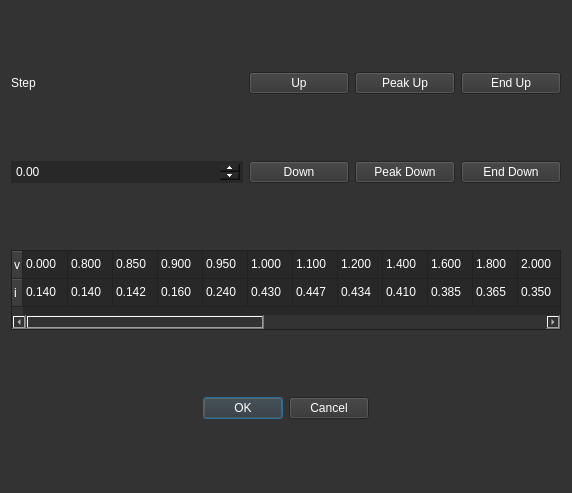
<?xml version="1.0" encoding="UTF-8"?>
<ui version="4.0">
 <class>Form</class>
 <widget class="QWidget" name="Form">
  <property name="geometry">
   <rect>
    <x>0</x>
    <y>0</y>
    <width>572</width>
    <height>493</height>
   </rect>
  </property>
  <property name="sizePolicy">
   <sizepolicy hsizetype="Fixed" vsizetype="Fixed">
    <horstretch>0</horstretch>
    <verstretch>0</verstretch>
   </sizepolicy>
  </property>
  <property name="minimumSize">
   <size>
    <width>572</width>
    <height>493</height>
   </size>
  </property>
  <property name="maximumSize">
   <size>
    <width>572</width>
    <height>493</height>
   </size>
  </property>
  <property name="windowTitle">
   <string>Form</string>
  </property>
  <property name="windowIcon">
   <iconset>
    <normaloff>../../.rsrc/Icon.ico</normaloff>../../.rsrc/Icon.ico</iconset>
  </property>
  <property name="styleSheet">
   <string notr="true">QWidget {
	background-color: rgb(51, 51, 51);
	color: white;
}

QTableWidget {
	
	background-color: rgb(40, 40, 40);
}

QHeaderView::section {
	background-color: rgb(51, 51, 51);
}

QTableWidget::item:selected {
	background-color: rgb(51, 51, 51);
}

QPushButton {
	background-color: rgb(51, 51, 51);
}

QSpinBox::up-button, QDoubleSpinBox::up-button { width: 20px; }
QSpinBox::down-button, QDoubleSpinBox::down-button { width: 20px; }
QSpinBox, QDoubleSpinBox {
	background-color: rgb(40, 40, 40);
	alternate-background-color: rgb(40, 40, 40);
	color: rgb(255, 255, 255);
}
QLineEdit, QLabel, QComboBox, QPushButton, QToolButton {
	color: rgb(255, 255, 255);
}
QLineEdit {
	border: 0px solid grey;
	background-color: rgb(40, 40, 40);
}
QGroupBox {
	color: rgb(255, 255, 255);
	border: 1px solid rgb(78, 78, 78);
	padding-top: 25px;
}

QGroupBox::title {
	padding: 5px 20px 5px 20px;
	color: rgb(255, 170, 0);
	border-top-left-radius: 10px;
	border-bottom-right-radius: 10px;
	background-color: rgb(40, 40, 40);
}</string>
  </property>
  <layout class="QGridLayout" name="gridLayout">
   <item row="1" column="0">
    <widget class="QLabel" name="label">
     <property name="text">
      <string>Step</string>
     </property>
    </widget>
   </item>
   <item row="2" column="0">
    <widget class="QDoubleSpinBox" name="Step">
     <property name="minimum">
      <double>-1.000000000000000</double>
     </property>
     <property name="maximum">
      <double>1.000000000000000</double>
     </property>
     <property name="singleStep">
      <double>0.010000000000000</double>
     </property>
    </widget>
   </item>
   <item row="3" column="0" colspan="4">
    <widget class="QTableWidget" name="tableWidget">
     <property name="maximumSize">
      <size>
       <width>16777215</width>
       <height>80</height>
      </size>
     </property>
     <property name="wordWrap">
      <bool>true</bool>
     </property>
     <attribute name="horizontalHeaderVisible">
      <bool>false</bool>
     </attribute>
     <attribute name="horizontalHeaderDefaultSectionSize">
      <number>45</number>
     </attribute>
     <attribute name="horizontalHeaderMinimumSectionSize">
      <number>28</number>
     </attribute>
     <attribute name="verticalHeaderDefaultSectionSize">
      <number>28</number>
     </attribute>
     <attribute name="verticalHeaderMinimumSectionSize">
      <number>28</number>
     </attribute>
     <row>
      <property name="text">
       <string>v</string>
      </property>
     </row>
     <row>
      <property name="text">
       <string>i</string>
      </property>
     </row>
     <column>
      <property name="text">
       <string>1</string>
      </property>
     </column>
     <column>
      <property name="text">
       <string>2</string>
      </property>
     </column>
     <column>
      <property name="text">
       <string>3</string>
      </property>
     </column>
     <column>
      <property name="text">
       <string>4</string>
      </property>
     </column>
     <column>
      <property name="text">
       <string>5</string>
      </property>
     </column>
     <column>
      <property name="text">
       <string>New Column</string>
      </property>
     </column>
     <column>
      <property name="text">
       <string>New Column</string>
      </property>
     </column>
     <column>
      <property name="text">
       <string>New Column</string>
      </property>
     </column>
     <column>
      <property name="text">
       <string>New Column</string>
      </property>
     </column>
     <column>
      <property name="text">
       <string>New Column</string>
      </property>
     </column>
     <column>
      <property name="text">
       <string>New Column</string>
      </property>
     </column>
     <column>
      <property name="text">
       <string>New Column</string>
      </property>
     </column>
     <column>
      <property name="text">
       <string>New Column</string>
      </property>
     </column>
     <column>
      <property name="text">
       <string>New Column</string>
      </property>
     </column>
     <column>
      <property name="text">
       <string>New Column</string>
      </property>
     </column>
     <column>
      <property name="text">
       <string>New Column</string>
      </property>
     </column>
     <column>
      <property name="text">
       <string>New Column</string>
      </property>
     </column>
     <column>
      <property name="text">
       <string>New Column</string>
      </property>
     </column>
     <column>
      <property name="text">
       <string>New Column</string>
      </property>
     </column>
     <column>
      <property name="text">
       <string>New Column</string>
      </property>
     </column>
     <column>
      <property name="text">
       <string>New Column</string>
      </property>
     </column>
     <column>
      <property name="text">
       <string>New Column</string>
      </property>
     </column>
     <column>
      <property name="text">
       <string>New Column</string>
      </property>
     </column>
     <column>
      <property name="text">
       <string>New Column</string>
      </property>
     </column>
     <item row="0" column="0">
      <property name="text">
       <string>0.000</string>
      </property>
     </item>
     <item row="0" column="1">
      <property name="text">
       <string>0.800</string>
      </property>
     </item>
     <item row="0" column="2">
      <property name="text">
       <string>0.850</string>
      </property>
     </item>
     <item row="0" column="3">
      <property name="text">
       <string>0.900</string>
      </property>
     </item>
     <item row="0" column="4">
      <property name="text">
       <string>0.950</string>
      </property>
     </item>
     <item row="0" column="5">
      <property name="text">
       <string>1.000</string>
      </property>
     </item>
     <item row="0" column="6">
      <property name="text">
       <string>1.100</string>
      </property>
     </item>
     <item row="0" column="7">
      <property name="text">
       <string>1.200</string>
      </property>
     </item>
     <item row="0" column="8">
      <property name="text">
       <string>1.400</string>
      </property>
     </item>
     <item row="0" column="9">
      <property name="text">
       <string>1.600</string>
      </property>
     </item>
     <item row="0" column="10">
      <property name="text">
       <string>1.800</string>
      </property>
     </item>
     <item row="0" column="11">
      <property name="text">
       <string>2.000</string>
      </property>
     </item>
     <item row="0" column="12">
      <property name="text">
       <string>2.200</string>
      </property>
     </item>
     <item row="0" column="13">
      <property name="text">
       <string>2.500</string>
      </property>
     </item>
     <item row="1" column="0">
      <property name="text">
       <string>0.140</string>
      </property>
     </item>
     <item row="1" column="1">
      <property name="text">
       <string>0.140</string>
      </property>
     </item>
     <item row="1" column="2">
      <property name="text">
       <string>0.142</string>
      </property>
     </item>
     <item row="1" column="3">
      <property name="text">
       <string>0.160</string>
      </property>
     </item>
     <item row="1" column="4">
      <property name="text">
       <string>0.240</string>
      </property>
     </item>
     <item row="1" column="5">
      <property name="text">
       <string>0.430</string>
      </property>
     </item>
     <item row="1" column="6">
      <property name="text">
       <string>0.447</string>
      </property>
     </item>
     <item row="1" column="7">
      <property name="text">
       <string>0.434</string>
      </property>
     </item>
     <item row="1" column="8">
      <property name="text">
       <string>0.410</string>
      </property>
     </item>
     <item row="1" column="9">
      <property name="text">
       <string>0.385</string>
      </property>
     </item>
     <item row="1" column="10">
      <property name="text">
       <string>0.365</string>
      </property>
     </item>
     <item row="1" column="11">
      <property name="text">
       <string>0.350</string>
      </property>
     </item>
     <item row="1" column="12">
      <property name="text">
       <string>0.339</string>
      </property>
     </item>
     <item row="1" column="13">
      <property name="text">
       <string>0.320</string>
      </property>
     </item>
    </widget>
   </item>
   <item row="2" column="1">
    <widget class="QPushButton" name="Down">
     <property name="minimumSize">
      <size>
       <width>100</width>
       <height>0</height>
      </size>
     </property>
     <property name="maximumSize">
      <size>
       <width>100</width>
       <height>16777215</height>
      </size>
     </property>
     <property name="text">
      <string>Down</string>
     </property>
    </widget>
   </item>
   <item row="1" column="1">
    <widget class="QPushButton" name="Up">
     <property name="minimumSize">
      <size>
       <width>100</width>
       <height>0</height>
      </size>
     </property>
     <property name="maximumSize">
      <size>
       <width>100</width>
       <height>16777215</height>
      </size>
     </property>
     <property name="text">
      <string>Up</string>
     </property>
    </widget>
   </item>
   <item row="1" column="2">
    <widget class="QPushButton" name="PeakUp">
     <property name="minimumSize">
      <size>
       <width>100</width>
       <height>0</height>
      </size>
     </property>
     <property name="maximumSize">
      <size>
       <width>100</width>
       <height>16777215</height>
      </size>
     </property>
     <property name="text">
      <string>Peak Up</string>
     </property>
    </widget>
   </item>
   <item row="2" column="2">
    <widget class="QPushButton" name="PeakDown">
     <property name="minimumSize">
      <size>
       <width>100</width>
       <height>0</height>
      </size>
     </property>
     <property name="maximumSize">
      <size>
       <width>100</width>
       <height>16777215</height>
      </size>
     </property>
     <property name="text">
      <string>Peak Down</string>
     </property>
    </widget>
   </item>
   <item row="1" column="3">
    <widget class="QPushButton" name="EndUp">
     <property name="minimumSize">
      <size>
       <width>100</width>
       <height>0</height>
      </size>
     </property>
     <property name="maximumSize">
      <size>
       <width>100</width>
       <height>16777215</height>
      </size>
     </property>
     <property name="text">
      <string>End Up</string>
     </property>
    </widget>
   </item>
   <item row="2" column="3">
    <widget class="QPushButton" name="EndDown">
     <property name="minimumSize">
      <size>
       <width>100</width>
       <height>0</height>
      </size>
     </property>
     <property name="maximumSize">
      <size>
       <width>100</width>
       <height>16777215</height>
      </size>
     </property>
     <property name="text">
      <string>End Down</string>
     </property>
    </widget>
   </item>
   <item row="4" column="0" colspan="4">
    <widget class="QDialogButtonBox" name="buttonBox">
     <property name="standardButtons">
      <set>QDialogButtonBox::Cancel|QDialogButtonBox::Ok</set>
     </property>
     <property name="centerButtons">
      <bool>true</bool>
     </property>
    </widget>
   </item>
  </layout>
 </widget>
 <resources/>
 <connections/>
</ui>
